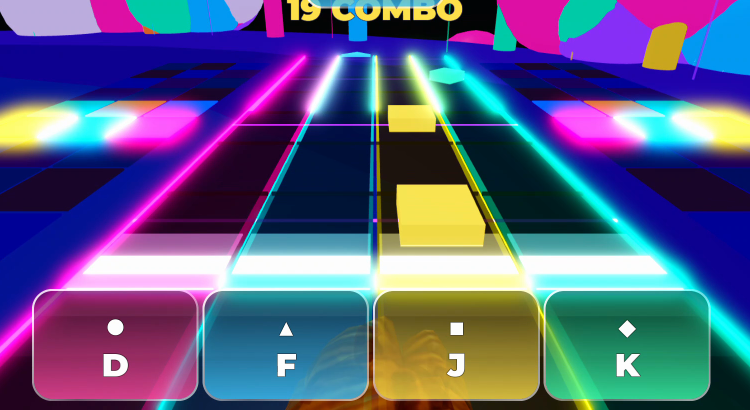
#> input picture assets/screenshots/expert_lane_night_a.png, 1500 x 820 px (shown at 1/2 size)
$ python make_ad_assets.py
#> lines starting #> are read from the running program, lines starting #| are printed output that depends on the picture
#!/usr/bin/env python3
"""Ad image assets (Google Ads style): three looks x three shapes x two languages -> promo/ads/*.png
  A  night   dark neon background, a close-up of the lanes, the mascot peeking in
  B  pop     the thumbnail's stripes and halftone, the mascot big, one phone screen
  C  steps   pastel background, three phone screens: plant / play / grow
Shapes: L 1200x628 (1.91:1), S 1200x1200 (1:1), P 960x1200 (4:5). Languages: ja, en (a descriptive catch line).
Usage: python3 tools/make_ad_assets.py
Inputs: assets/branding/{logo_beat_garden,mascot_cutout}.png, assets/screenshots/*."""
import math
from pathlib import Path
from PIL import Image, ImageDraw, ImageFilter, ImageFont

ROOT = Path(__file__).resolve().parent.parent
OUT = ROOT / "promo/ads"
SHOTS = ROOT / "assets/screenshots"
BRAND = ROOT / "assets/branding"
FONT_JA = "/System/Library/Fonts/ヒラギノ丸ゴ ProN W4.ttc"
FONT_EN = "/System/Library/Fonts/Supplemental/Arial Rounded Bold.ttf"
INK = (44, 18, 82)
SIZES = {"L": (1200, 628), "S": (1200, 1200), "P": (960, 1200)}

COPY = {
    "ja": {
        "night": ["リズムゲームで", "庭を育てよう"],
        "pop": ["タップして、育てて、", "遊ぼう！"],
        "steps_head": ["植えて、リズムで世話して、育てよう"],
        "steps": ["植える", "リズムで世話", "育つ！"],
        "free": "無料で遊べる",
    },
    "en": {
        "night": ["Tap to the beat.", "Grow your garden."],
        "pop": ["A free rhythm game", "where plants grow"],
        "steps_head": ["Plant it. Play the rhythm. Watch it grow."],
        "steps": ["Plant a seed", "Play the rhythm", "Watch it grow!"],
        "free": "Free on Roblox",
    },
}


def font(lang, size):
    return ImageFont.truetype(FONT_EN if lang == "en" else FONT_JA, size)


def load(path):
    return Image.open(path).convert("RGBA")


def fit_w(img, w):
    return img.resize((round(w), round(img.height * w / img.width)), Image.LANCZOS)


def fit_h(img, h):
    return img.resize((round(img.width * h / img.height), round(h)), Image.LANCZOS)


# [82 lines left out: functions shadowed, sticker, rounded, framed, text, star and 1 more, not called in this run]


# --- backgrounds -----------------------------------------------------------------------------------------------
def bg_night(W, H):
    img = Image.new("RGBA", (W, H))
    px = img.load()
    for y in range(H):
        t = y / (H - 1)
        c = (int(18 + 60 * t), int(14 + 14 * t), int(56 + 60 * t), 255)
        for x in range(W):
            px[x, y] = c
    lay = Image.new("RGBA", (W, H), (0, 0, 0, 0))
    d = ImageDraw.Draw(lay)
    for k, col in enumerate(((255, 60, 170), (40, 220, 255), (255, 230, 90))):
        x0 = W * (0.15 + 0.3 * k)
        d.polygon([(x0, 0), (x0 + 60, 0), (x0 - W * 0.35 + 60, H), (x0 - W * 0.35, H)], fill=col + (70,))
    img.alpha_composite(lay.filter(ImageFilter.GaussianBlur(10)))
    glow = Image.new("RGBA", (W, H), (0, 0, 0, 0))
    ImageDraw.Draw(glow).ellipse([W * 0.3, H * 0.25, W * 1.1, H * 1.1], fill=(150, 60, 255, 110))
    img.alpha_composite(glow.filter(ImageFilter.GaussianBlur(90)))
    return img


# [32 lines left out: functions bg_pop, bg_steps, not called in this run]


# --- the three looks -------------------------------------------------------------------------------------------
def logo_img(lang):
    return load(BRAND / "logo_beat_garden.png")


def make_night(shape, lang):
    W, H = SIZES[shape]
    img = bg_night(W, H)
    copy = COPY[lang]
    lane = load(SHOTS / "expert_lane_night_a.png").crop((0, 40, 1500, 820))
    logo, mascot = logo_img(lang), load(BRAND / "mascot_cutout.png")
    if shape == "L":
        shadowed(img, fit_w(logo, W * 0.38), W * 0.03, H * 0.04)
        text(img, copy["night"], W * 0.045, H * 0.41, round(H * 0.082), lang, fill=(255, 244, 130), max_w=W * 0.4)
        f, pad = framed(lane, W * 0.5, glow=(255, 60, 170))
        shadowed(img, f, W * 0.47 - pad, H * 0.24 - pad, blur=1, alpha=0)
        shadowed(img, sticker(fit_h(mascot, H * 0.36), 8), W * 0.04, H * 0.64, -4)
        pill(img, copy["free"], W * 0.72, H * 0.9, lang, round(H * 0.04))
    elif shape == "S":
        shadowed(img, fit_w(logo, W * 0.56), (W - W * 0.56) / 2, H * 0.02)
        text(img, copy["night"], W / 2, H * 0.3, round(H * 0.055), lang, fill=(255, 244, 130), align="center")
        f, pad = framed(lane, W * 0.84, glow=(255, 60, 170))
        shadowed(img, f, W * 0.08 - pad, H * 0.45 - pad, blur=1, alpha=0)
        shadowed(img, sticker(fit_h(mascot, H * 0.25), 8), W * 0.0, H * 0.75, -4)
    else:
        shadowed(img, fit_w(logo, W * 0.6), (W - W * 0.6) / 2, H * 0.02)
        text(img, copy["night"], W / 2, H * 0.28, round(H * 0.048), lang, fill=(255, 244, 130), align="center")
        f, pad = framed(lane, W * 0.86, glow=(255, 60, 170))
        shadowed(img, f, W * 0.07 - pad, H * 0.43 - pad, blur=1, alpha=0)
        shadowed(img, sticker(fit_h(mascot, H * 0.26), 8), W * 0.0, H * 0.74, -4)
    return img


# [82 lines left out: functions make_pop, make_steps, not called in this run]


def main():
    OUT.mkdir(parents=True, exist_ok=True)
    for name, fn in (("a_night", make_night), ("b_pop", make_pop), ("c_steps", make_steps)):
        for lang in ("ja", "en"):
            for shape, (W, H) in SIZES.items():
                path = OUT / f"{name}_{lang}_{shape}_{W}x{H}.png"
                fn(shape, lang).convert("RGB").save(path)
                print(path.name)
#> this loop made 1 pass
#> pass 1, in make_night, `img = bg_night(W, H)`:
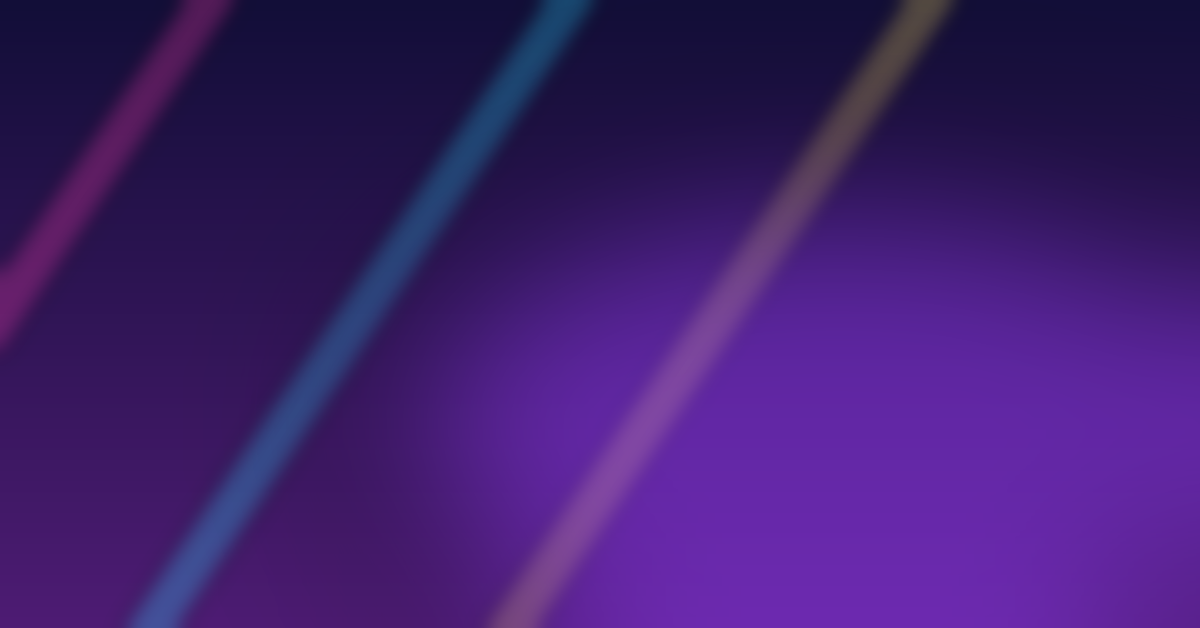
#> img: PIL image 1200x628 RGBA; mean R, G, B, A 63.1, 29.5, 109.8, 255
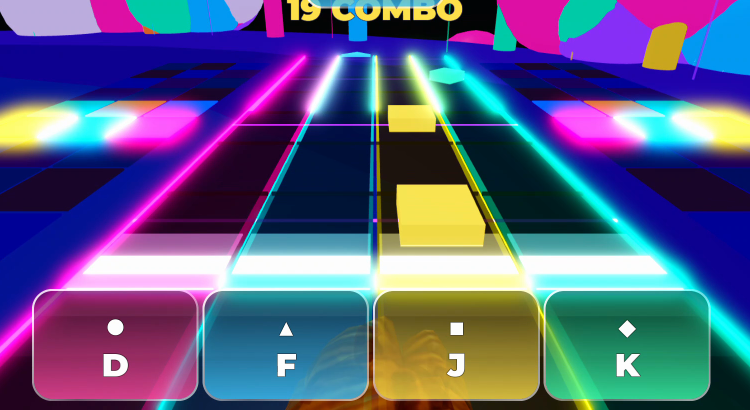
#> input picture assets/screenshots/expert_lane_night_a.png, 1500 x 820 px (shown at 1/2 size)
#> pass 1, in make_night, `lane = load(SHOTS / "expert_lane_night_a.png").crop((0, 40, 1500, 820))`:
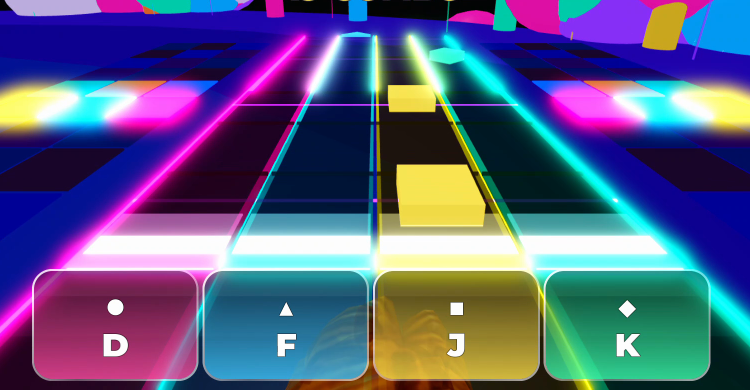
#> lane: PIL image 1500x780 RGBA (shown at 1/2 size); mean R, G, B, A 88.8, 92, 130.3, 255


if __name__ == "__main__":
#> (the run stopped early here; a loop or call above may not have finished)
